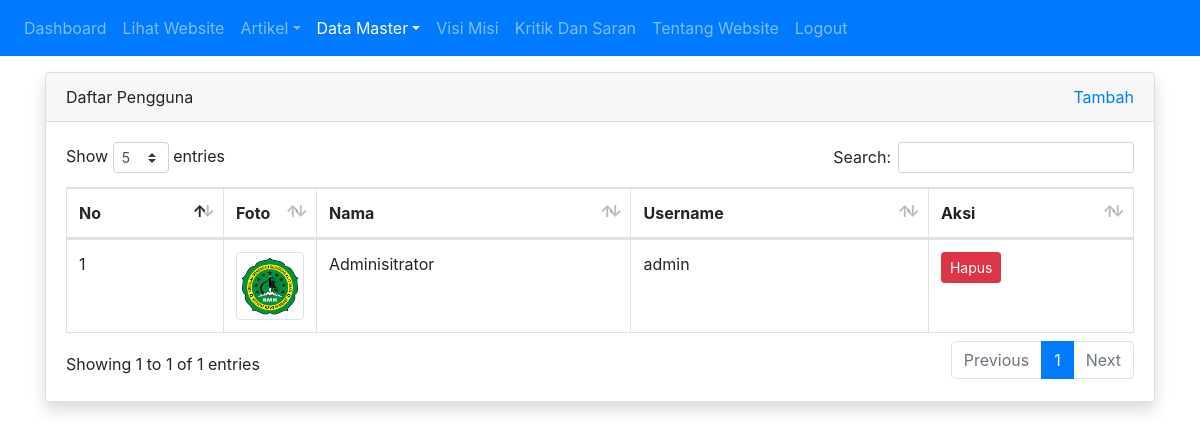
Page /admin/pengguna/index.php (signed in) on the committed database.
### tables this page shows
CREATE TABLE `tbl_pengguna` (
  `id` int(11) NOT NULL,
  `nama` varchar(100) DEFAULT NULL,
  `username` varchar(20) DEFAULT NULL,
  `password` varchar(255) DEFAULT NULL,
  `foto` varchar(100) DEFAULT NULL
);

### admin/pengguna/index.php (the view, shortened to what this page needs)
<?php
require_once '../../koneksi.php';
$query = mysqli_query($koneksi, "SELECT id, nama, username, foto FROM tbl_pengguna");
$no = 1;
?>
<!DOCTYPE html>
<html>
<head>
	<link rel="stylesheet" href="../../resources/datatables/datatables.min.css">
	<link rel="stylesheet" href="../../resources/css/bootstrap.min.css">
</head>
<body>
	<?php require_once '../navbar.php'; ?>
	<div class="container mt-3">
		<div class="row">
			<div class="col">
				<div class="card shadow">
					<div class="card-header">
						<div class="clearfix">
							<div class="float-left">
								Daftar Pengguna
							</div>
							<div class="float-right">
								<a href="tambah.php">Tambah</a>
							</div>
						</div>
					</div>
					<div class="card-body">
						<table id="table_id" class="dataTable table table-bordered">
						    <thead>
						        <tr>
						            <th>No</th>
						            <th width="50px">Foto</th>
						            <th>Nama</th>
									<th>Username</th>
						            <th>Aksi</th>
						        </tr>
						    </thead>
						    <tbody>
						        <?php while($row = mysqli_fetch_assoc($query)) : ?>
									<tr>
										<td><?= $no++ ?></td>
										<td><img src="../../images/pengguna/<?= $row['foto'] ?>" alt="<?= $row['nama'] ?>" width="100%" class="img-thumbnail"></td>
										<td><?= $row['nama'] ?></td>
										<td><?= $row['username'] ?></td>
										<td>
											<a href="hapus.php?id=<?= $row['id'] ?>" class="btn btn-danger btn-sm" onclick="return confirm('apakah anda yakin?')">Hapus</a>
										</td>
									</tr>
								<?php endwhile; ?>
						    </tbody>
						</table>
					</div>
				</div>
			</div>
		</div>
	</div>
</body>
</html>

### rows in the picture
tbl_pengguna: foto (picture), nama "Adminisitrator", username "admin"
